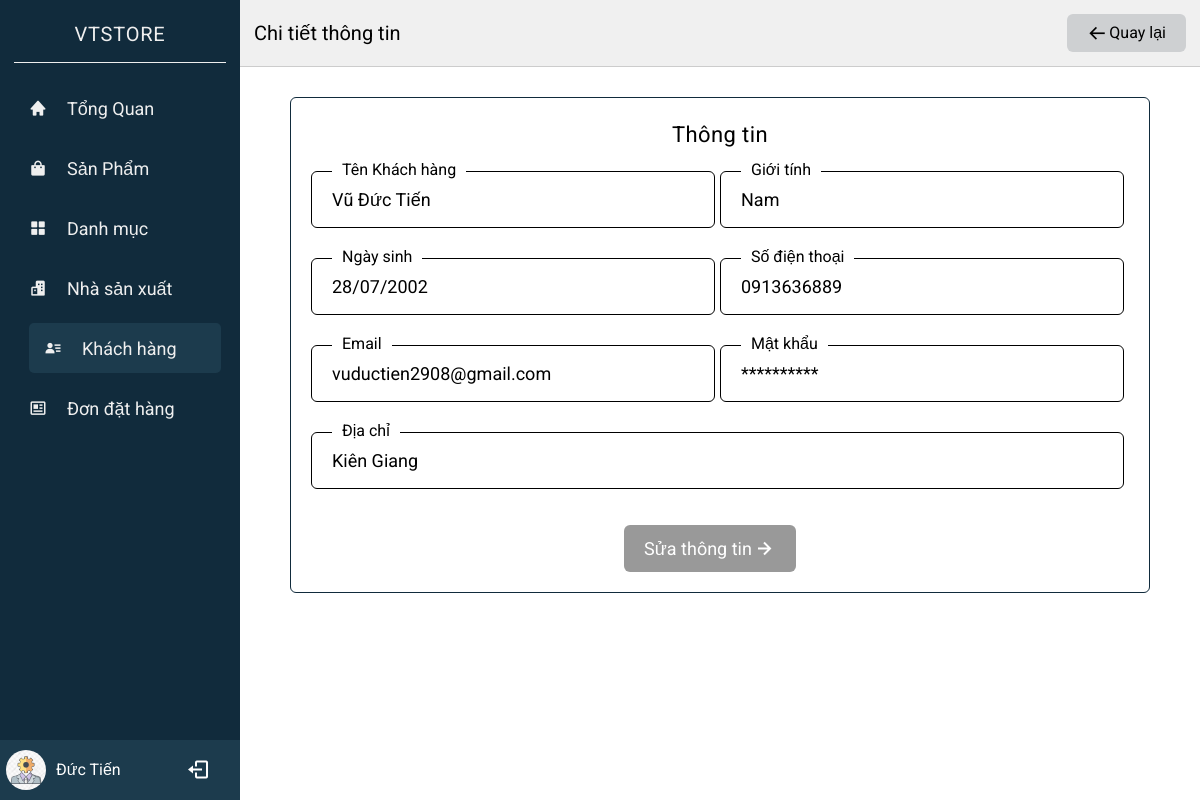
Page /?controller=user&action=show&id=1 (signed in) on the committed database.
### tables this page shows
CREATE TABLE `users` (
  `id` int(11) NOT NULL,
  `name` varchar(255) NOT NULL,
  `email` varchar(255) DEFAULT NULL,
  `password` text DEFAULT NULL,
  `phone` varchar(11) DEFAULT NULL,
  `address` text DEFAULT NULL,
  `birthday` date DEFAULT NULL,
  `gender` tinyint(1) DEFAULT NULL,
  `status_delete` tinyint(1) NOT NULL DEFAULT 0
);

### Controllers/BaseController.php (called while the page is built, shortened)
<?php
class BaseController
{
    protected function view($viewPath, array $data = [])
    {
        require(self::VIEW_FOLDER_NAME . '/' . str_replace('.', '/', $viewPath) . '.php');
    }
}

### index.php (called while the page is built, shortened)
<?php
require './Core/Database.php';
require './Models/BaseModel.php';
require './Controllers/BaseController.php';
$actionName = $_REQUEST['action'] ?? 'index';
$controllerObject = new $controllerName();
$controllerObject->$actionName();

### Core/Database.php (called while the page is built, shortened)
<?php
class Database
{
    public function Connect()
    {
        $connect = mysqli_connect(self::HOST, self::USERNAME, self::PASSWORD, self::DB_NAME);
        mysqli_set_charset($connect, 'utf8');
        if (mysqli_connect_errno() === 0) {
            return $connect;
        }
        return false;
    }
}

### Models/BaseModel.php (called while the page is built, shortened)
<?php
class BaseModel extends Database
{
    protected $connect;
    public function __construct()
    {
        $this->connect = $this->connect();
    }
    public function find($table, $id)
    {
        $sql = "SELECT * FROM ${table} WHERE id = ${id} LIMIT 1";
        $query = $this->_query($sql);
        return  mysqli_fetch_assoc($query);
    }
    private function _query($sql)
    {
        return mysqli_query($this->connect, $sql);
    }
}

### Models/UserModel.php (called while the page is built, shortened)
<?php
class UserModel extends BaseModel
{
    public function findById($id)
    {
        return $this->find(self::TABLE, $id);
    }
}

### View/admin/Users/showUser.php (the view, shortened to what this page needs)
<!DOCTYPE html>
<html lang="en">
<head>
    <link href="https://unpkg.com/boxicons@2.1.2/css/boxicons.min.css" rel="stylesheet" />
    <link rel="stylesheet" href="./Public/css/admin/sidebar.css">
    <link rel="stylesheet" href="./Public/css/admin/user.css">
</head>
<body>
    <div class="container">
        <?php include "./View/admin/include/sidebar.php" ?>
        <div class="home-content">
            <div class="home-content-table">
                <div class="home-content-table_header">
                    <p>Chi tiết thông tin</p>
                    <a href="?controller=user" class="home-content-table_header-link">
                        <i class='bx bx-arrow-back'></i>
                        Quay lại
                    </a>
                </div>
                <div class="info-details">
                    <div class="info-details-heading">
                        <p>Thông tin</p>
                    </div>
                    <div class="info-details-child">
                        <span class=info-details-child-text>
                            <?php echo $user['name']; ?>
                            <span class=info-details-child-text-label>Tên Khách hàng</span>
                        </span>
                        <span class=info-details-child-text>
                            <?php if ($user['gender'] == 1) {
                                echo 'Nam';
                            }
                            ?>
                            <span class=info-details-child-text-label>Giới tính</span>
                        </span>
                    </div>
                    <div class="info-details-child">
                        <span class=info-details-child-text>
                            <?php $date = strtotime($value['birthday']);
                            $date = date('d/m/Y', $date);
                            echo $date; ?>
                            <span class=info-details-child-text-label>Ngày sinh</span>
                        </span>
                        <span class=info-details-child-text>
                            <?php echo $user['phone']; ?>
                            <span class=info-details-child-text-label>Số điện thoại</span>
                        </span>
                    </div>
                    <div class="info-details-child">
                        <span class=info-details-child-text>
                            <?php echo $user['email']; ?>
                            <span class=info-details-child-text-label>Email</span>
                        </span>
                        <span class=info-details-child-text>
                            **********
                            <span class=info-details-child-text-label>Mật khẩu</span>
                        </span>
                    </div>
                    <div class="info-details-child">
                        <span class=info-details-child-text>
                            <?php echo $user['address']; ?>
                            <span class=info-details-child-text-label>Địa chỉ</span>
                        </span>
                    </div>
                    <div class="info-details-link-wrap">
                        <a href="?controller=user&action=formUpdate&id=<?php echo $user['id'] ?>" class="info-details-link">
                            Sửa thông tin
                            <i class='bx bx-right-arrow-alt'></i>
                        </a>
                    </div>
                </div>
            </div>
        </div>
</body>
</html>

### Public/css/admin/sidebar.css (style rules this page uses)
*, *::before, *::after { box-sizing: border-box; }
* { margin: 0; padding: 0; }
a { text-decoration: none; }
p, h1, h2, h3, h4, h5, h6 { overflow-wrap: break-word; }
body { font-family: 'Roboto', sans-serif; }
.container { display: flex; position: relative; height: 100%; line-height: 1.5; min-height: 100vh; width: 100%; overflow: hidden; }
.home-content { height: 100%; width: calc(100% - 240px); margin-left: 240px; }

### Public/css/admin/user.css (style rules this page uses)
.home-content { position: relative; }
.home-content-table { width: 100%; }
.home-content-table_header { display: flex; justify-content: space-between; align-items: center; padding: 14px; background-color: rgb(240, 240, 240); border-bottom: 1px solid #ccc; }
.home-content-table_header p { color: #000; }
.home-content-table_header p { font-size: 20px; }
.home-content-table_header .home-content-table_header-link { background-color: #ced0d2; padding: 7px 20px; border-radius: 6px; cursor: pointer; text-decoration: none; color: #000; display: flex; justify-content: center; align-items: center; }
.home-content-table_header .home-content-table_header-link i { font-size: 20px; margin-right: 2px; }
.info-details { padding: 20px; margin: 30px 50px; border-radius: 6px; border: 1px solid #112b3c; }
.info-details-heading { text-align: center; font-size: 22px; letter-spacing: 0.4px; }
.info-details-child { margin-top: 20px; padding-bottom: 10px; display: flex; }
.info-details-child-text { position: relative; font-size: 18px; border: 1px solid #000; padding: 14px 20px; width: 100%; border-radius: 6px; display: block; margin-right: 5px; }
.info-details-child-text-label { font-size: 16px; position: absolute; top: -14px; left: 20px; padding: 0 10px; background-color: #fff; }
.info-details-link-wrap { width: 100%; text-align: center; margin-top: 26px; }
.info-details-link { font-size: 18px; padding: 10px 20px; background-color: #999; color: #fff; border-radius: 6px; text-align: center; transition: 0.4s ease; display: inline-flex; justify-content: center; align-items: center; margin-right: 20px; }
.info-details-link i { font-size: 24px; }

### rows in the picture
users: name "Vũ Đức Tiến", birthday "28/07/2002", phone "0913636889", email "vuductien2908@gmail.com", address "Kiên Giang"

### other values in the picture
$nameAdmin "Đức Tiến"
